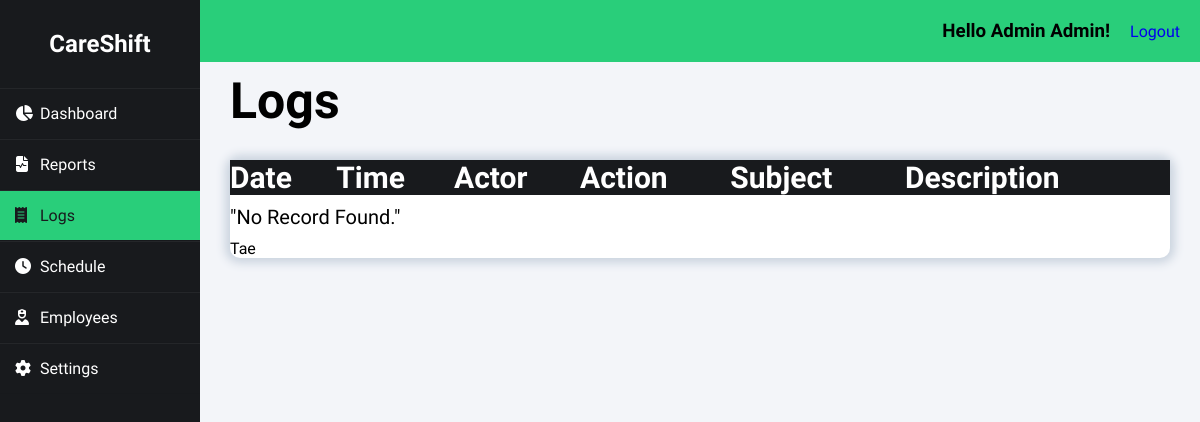
Page /index.php?page=logs (signed in) on the earlier database version.
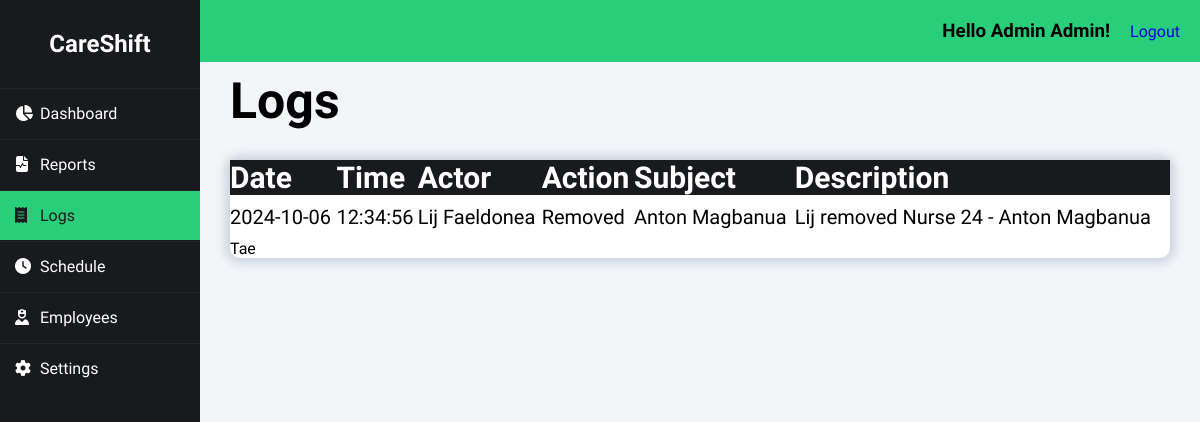
Same page on the later database version.
### tables this page shows
CREATE TABLE `logs` (
  `log_id` int(50) NOT NULL auto_increment,
  `log_actor` varchar(50) NOT NULL,
  `log_subject` varchar(50) NOT NULL,
  `log_action` varchar(50) NOT NULL,
  `log_description` varchar(50) NOT NULL,
  `log_time_managed` time NOT NULL,
  `log_date_managed` date NOT NULL,
  PRIMARY KEY  (`log_id`)
);

### class/class.admin.php (called while the page is built, shortened)
<?php
class Admin{
	private $DB_SERVER='localhost';
	private $DB_USERNAME='root';
	private $DB_PASSWORD='';
	private $DB_DATABASE='db_careshift';
	private $conn;
	public function __construct(){
		$this->conn = new PDO("mysql:host=".$this->DB_SERVER.";dbname=".$this->DB_DATABASE,$this->DB_USERNAME,$this->DB_PASSWORD);
	}
	function get_id($username){
		$sql="SELECT adm_id FROM admin WHERE adm_username = :username";
		$q = $this->conn->prepare($sql);
		$q->execute(['username' => $username]);
		$id = $q->fetchColumn();
		return $id;
	}
	function get_fname($id){
		$sql="SELECT adm_fname FROM admin WHERE adm_id = :id";
		$q = $this->conn->prepare($sql);
		$q->execute(['id' => $id]);
		$fname = $q->fetchColumn();
		return $fname;
	}
	function get_lname($id){
		$sql="SELECT adm_lname FROM admin WHERE adm_id = :id";
		$q = $this->conn->prepare($sql);
		$q->execute(['id' => $id]);
		$lname = $q->fetchColumn();
		return $lname;
	}
}
?>

### class/class.logs.php (called while the page is built, shortened)
<?php
class Log{
	private $DB_SERVER='localhost';
	private $DB_USERNAME='root';
	private $DB_PASSWORD='';
	private $DB_DATABASE='db_careshift';
	private $conn;
	public function __construct(){
		$this->conn = new PDO("mysql:host=".$this->DB_SERVER.";dbname=".$this->DB_DATABASE,$this->DB_USERNAME,$this->DB_PASSWORD);
	}
	public function list_logs(){
		$sql="SELECT * FROM logs";
		$q = $this->conn->query($sql) or die("failed!");
		while($r = $q->fetch(PDO::FETCH_ASSOC)){
		$data[]=$r;
		}
		if(empty($data)){
		   return false;
		}else{
			return $data;
		}
	}
}
?>

### index.php (the view, shortened to what this page needs)
<?php
include_once 'class/class.admin.php';
include_once 'class/class.logs.php';
$page = (isset($_GET['page']) && $_GET['page'] != '') ? $_GET['page'] : '';
$admin = new Admin();
$log = new Log();
$admin_id = $admin->get_id($_SESSION['adm_username']);
?>
<!DOCTYPE html>
<html>
<head>
    <link rel="stylesheet" href="css/styles.css">
</head>
<body>
    <div class="wrapper">
        <div class="sidebar">
            <h2>CareShift</h2>
            <ul>
                <li><a href="index.php" class="<?= $page == '' ? 'active' : '' ?>"><i class="fas fa-solid fa-chart-pie"></i>Dashboard</a></li>
                <li><a href="index.php?page=reports" class="<?= $page == 'reports' ? 'active' : '' ?>"><i class="fas fa-solid fa-file-waveform"></i>Reports</a></li>
                <li><a href="index.php?page=logs" class="<?= $page == 'logs' ? 'active' : '' ?>"><i class="fas fa-solid fa-receipt"></i>Logs</a></li>
                <li><a href="index.php?page=schedule" class="<?= $page == 'schedule' ? 'active' : '' ?>"><i class="fas fa-solid fa-clock"></i>Schedule</a></li>
                <li><a href="index.php?page=employees" class="<?= $page == 'employees' ? 'active' : '' ?>"><i class="fas fa-solid fa-user-nurse"></i>Employees</a></li>
                <li><a href="index.php?page=settings" class="<?= $page == 'settings' ? 'active' : '' ?>"><i class="fas fa-solid fa-gear"></i>Settings</a></li>
            </ul>
        </div>
        <div class="body">
            <div class="header">
                <h3>Hello <?php echo $admin->get_fname($admin_id).' '.$admin->get_lname($admin_id);?>!</h3>
                <a href="logout.php" class="right">Logout</a>
            </div>
            <div class="main_content">
                <?php
                    switch($page){
                    case 'logs':
                        require_once 'logs-module/index.php';
                    break;
                    }
                ?>
            </div>
        </div>
    </div>
</body>
</html>

### logs-module/index.php (shortened to what this page needs)
<h1>Logs</h1>
<div class="content_wrapper">
<table id="tablerecords">
    <thead>
        <tr>
            <th>Date</th>
            <th>Time</th>
            <th>Actor</th>
            <th>Action</th>
            <th>Subject</th>
            <th>Description</th>
        </tr>
    </thead>
    <?php
			if($log->list_logs() != false){
				foreach($log->list_logs() as $value){
   					extract($value);
					?>
					<tbody>
      					<tr>
							<td><?php echo $log_date_managed;?></td>
        					<td><?php echo $log_time_managed;?></td>
							<td><?php echo $log_actor;?></td>
							<td><?php echo $log_action;?></td>
                            <td><?php echo $log_subject;?></td>
                            <td><?php echo $log_description;?></td>
						</tr>
					</tbody>
					<?php
				}
			}else{
						?>
						<tr>
							<td colspan="7">"No Record Found."</td>
						</tr>
					<?php
			}
			?>
</table>
<p>Tae</p>
</div>

### css/styles.css (style rules this page uses)
* { margin: 0; padding: 0; box-sizing: border-box; list-style: none; text-decoration: none; font-family: "Afacad Flux", sans-serif; }
body { background: #f3f5f9; }
.wrapper { display: flex; position: relative; }
.wrapper .sidebar { position: fixed; width: 200px; height: 100%; background: #181a1d; padding: 30px 0; }
.wrapper .sidebar h2 { color: white; text-align: center; margin-bottom: 30px; }
.wrapper .sidebar ul li { border-bottom: 1px solid rgba(0, 0, 0, 0.05); border-top: 1px solid rgba(255, 255, 255, 0.05); }
.wrapper .sidebar ul li a { color: white; display: block; padding: 15px; }
.wrapper .sidebar ul li a .fas { width: 25px; }
.wrapper .sidebar ul li a.active { background-color: #29ce7a; color: #181a1d; }
.wrapper .sidebar ul li a.active .fas { color: #181a1d; }
.wrapper .body { width: 100%; margin-left: 200px; }
.wrapper .body .header { padding: 20px; background: #29ce7a; display: flex; justify-content: flex-end; gap: 20px; align-items: center; }
.wrapper .body .header h3 { margin: 0; }
.wrapper .body .main_content { padding: 0px 30px 0px 30px; }
.wrapper .body .main_content h1 { font-size: 50px; margin-top: 10px; margin-bottom: 30px; }
.wrapper .body .main_content .content_wrapper { background: white; border-radius: 10px; box-shadow: 0 0 10px 5px #CBD4DF; }
#tablerecords { padding: 10px; border-collapse: collapse; width: 100%; }
#tablerecords thead { color: white; background-color: #181a1d; text-align: left; font-size: 30px; }
#tablerecords tbody { font-size: 20px; }
#tablerecords tbody tr td { padding: 10px 0px 10px 0px; }

Differences in the rows shown:
added logs: log_date_managed "2024-10-06", log_time_managed "12:34:56", log_actor "Lij Faeldonea", log_action "Removed", log_subject "Anton Magbanua", log_description "Lij removed Nurse 24 - Anton Magbanua"
Other differences:
text no longer shown: "\"No Record Found.\""
